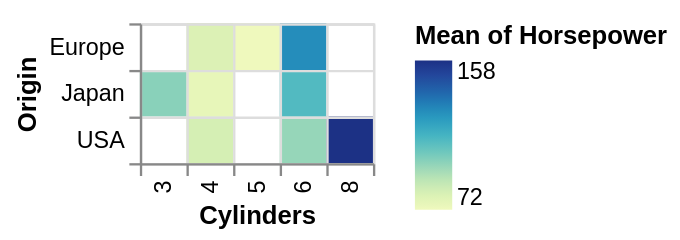

Express this chart as Vega-Lite.
### Vega-Lite specification from a JSON file in a GitHub repository (floating-point values rounded to 4 significant figures; data arrays with more than 128 entries replaced by an {"elided": "..."} marker saying what was removed)
{"$schema": "https://vega.github.io/schema/vega-lite/v6.json", "data": {"values": {"elided": "200 records"}}, "mark": "rect", "encoding": {"y": {"field": "Origin", "type": "nominal"}, "x": {"field": "Cylinders", "type": "ordinal"}, "color": {"aggregate": "mean", "field": "Horsepower"}}, "config": {"axis": {"grid": true, "tickBand": "extent"}}}
